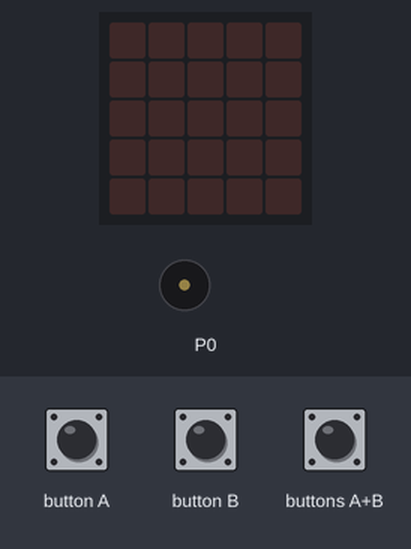
Bench run of a program on a simulated BBC micro:bit (MakeCode). Parts: the board's 5×5 LED display, buzzer (waves = sounding). Inputs (shaded band) come from the test bench.

Above: at 1.2 s.
1.3 s: buttons A+B pressed for 0.15 s
At 1.37 s:
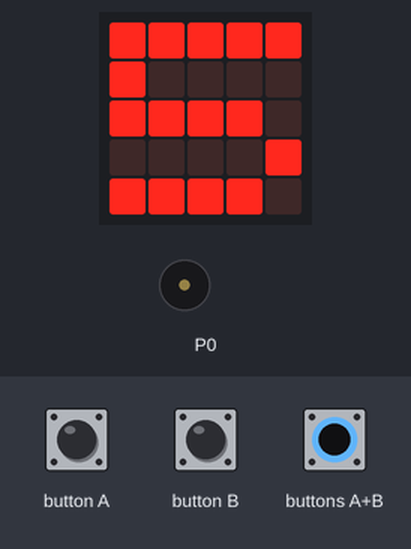
3.8 s: buttons A+B pressed for 3.2 s
At 4.68 s:
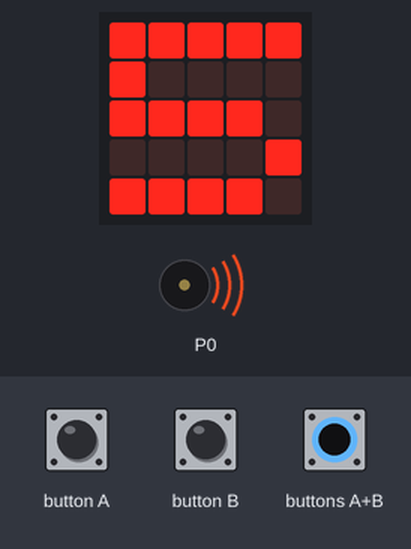
8.6 s: button A pressed for 0.15 s
At 9.2 s:
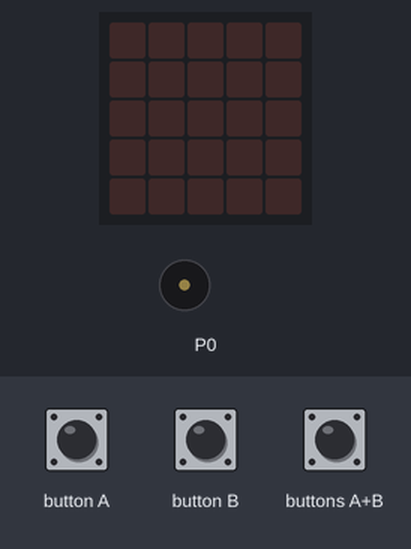
10.2 s: buttons A+B pressed for 1 s
At 11.08 s:
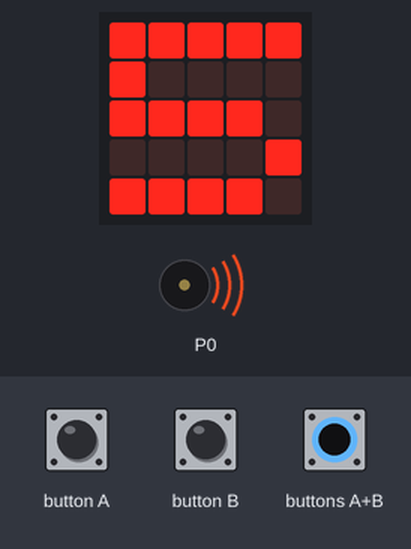
Timing chart, 0 to 13.2 s (numbered marks = the images above; inputs shaded):
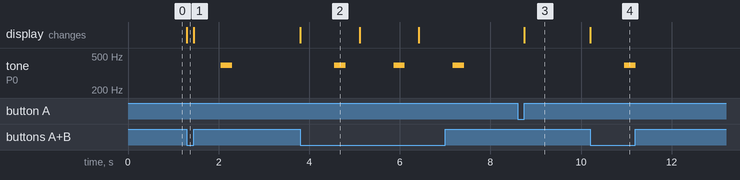

Measured:
- after the input at 1.3 s, tone on P0: silent → 392 Hz after 0.75 s, → silent 0.25 s later; the display: changes at once (image 1)
- after the input at 3.8 s, tone on P0: alternates 392 Hz for 0.25 s and silent for 1.1 s, starting after 0.76 s; the display: changes at once (image 2)
- after the input at 8.6 s, the display: changes after 0.15 s (image 3)
- after the input at 10.2 s, tone on P0: silent → 392 Hz after 0.75 s, → silent 0.25 s later; the display: changes at once (image 4)
- what the display in image 2 shows lasts 1.3 s, from 3.8 s to 5.1 s

The program:

main.ts
```typescript
input.onButtonPressed(Button.A, function () {
    basic.clearScreen()
})
let tid = 0
radio.setGroup(12)
pins.setAudioPin(AnalogPin.P0)
basic.forever(function () {
    tid = 5
    while (tid != 0 && (input.buttonIsPressed(Button.A) && input.buttonIsPressed(Button.B))) {
        basic.showString("" + (tid))
        music.playTone(392, music.beat(BeatFraction.Half))
        tid += -1
        basic.pause(300)
    }
    if (tid == 0) {
        radio.sendNumber(1)
        music.playTone(523, music.beat(BeatFraction.Double))
        basic.showIcon(IconNames.House)
        basic.pause(2000)
        basic.clearScreen()
        tid = 5
    }
})
```

test.ts
```typescript
// testene settes inn her; disse vil ikke kompilert så lenge denne pakken blir brukt som en utvidelse.
```
